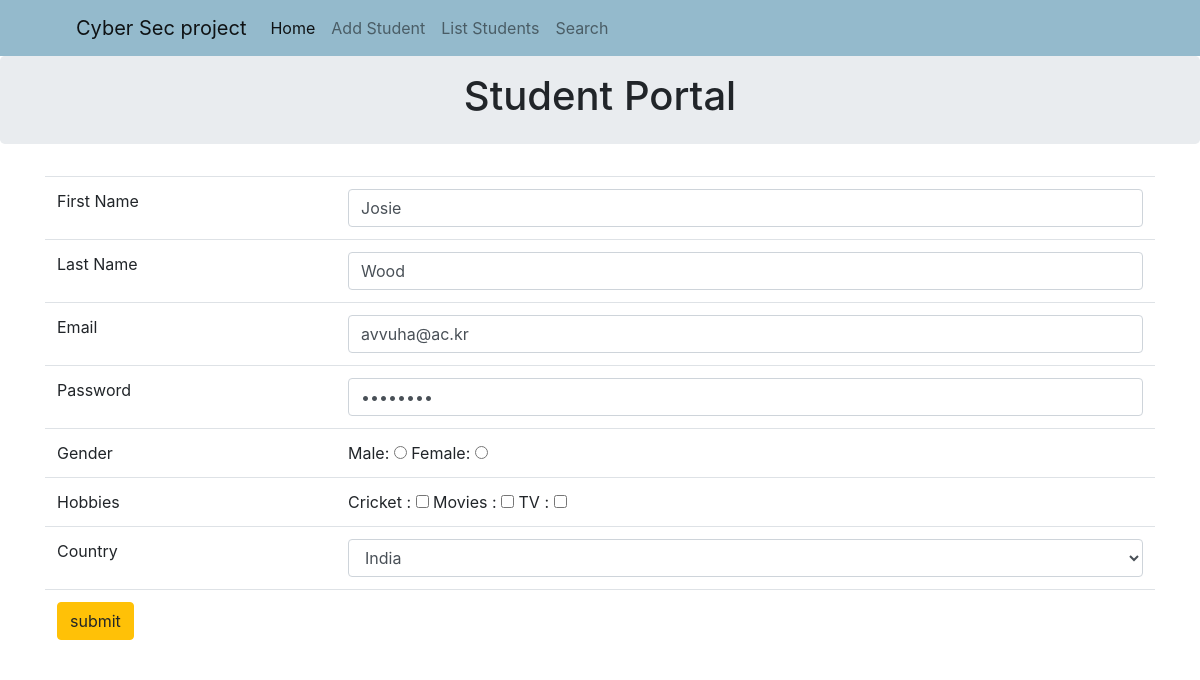
The app's page /1/edit with its own data.
### models.py (models this page shows, shortened)
class StudentModel(db.Model):
    __tablename__ = "students"
    id = db.Column(db.Integer, primary_key=True)
    first_name = db.Column(db.String())
    last_name = db.Column(db.String())
    email = db.Column(db.String())
    password = db.Column(db.String())
    gender = db.Column(db.String())
    hobbies = db.Column(db.String())
    country = db.Column(db.String(80))

### app.py (the view, shortened to what this page needs)
@app.route('/<int:id>/edit',methods = ['GET','POST'])
def update(id):
    student = StudentModel.query.filter_by(id=id).first()
    return render_template('update.html', student = student)

### templates/update.html (shortened to what this page needs)
{% extends 'base.html' %}
{% block body %}
<div class="container">
<form action='' method = "POST">
<table class="table">
    <tr>
        <td>First Name</td>
        <td><input type = "text" name = "first_name" value="{{student.first_name}}" class="form-control" /></td>
    </tr>
    <tr>
        <td>Last Name</td>
        <td><input type = "text" name = "last_name" class="form-control" value="{{student.last_name}}" /></td>
    </tr>
    <tr>
        <td>Email</td>
        <td><input type = "email" name = "email" class="form-control" value="{{student.email}}" /></td>
    </tr>
    <tr>
        <td>Password</td>
        <td><input type = "password" name = "password" class="form-control" value="{{student.password}}" /></td>
    </tr>
    <tr>
        <td>Gender</td>
        <td>
          Male: <input type = "radio" name = "gender"  value="male"
          />
         Female: <input type = "radio" name = "gender"  value="female"
         />
        </td>
    </tr>
    <tr>
        <td>Hobbies</td>
        <td>
            Cricket : <input type="checkbox" name="hobbies"  value="cricket"
            >
            Movies : <input type="checkbox"  name="hobbies"  value="movies"
            >
            TV : <input type="checkbox"  name="hobbies"  value="tv"
            >
        </td>
    </tr>
    <tr>
        <td>Country</td>
        <td>
        <select name="country" class="form-control">
            <option value="india"
            >India</option>
         </select>
        </td>
    </tr>
    <tr>
        <td colspan="2">
            <input type="submit" name="submit" value="submit" class="btn btn-warning">
        </td>
    </tr>
</table>
  </form>
</div>
{% endblock %}

### records on screen
StudentModel: first_name "Josie", last_name "Wood", email "avvuha@ac.kr"
